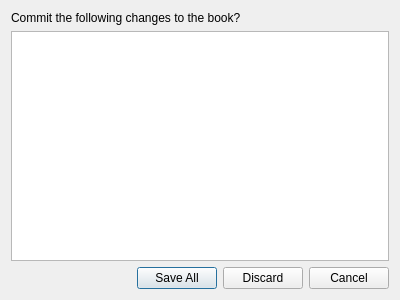
<?xml version="1.0" encoding="UTF-8"?>
<ui version="4.0">
 <class>ChangeDialog</class>
 <widget class="QDialog" name="ChangeDialog">
  <property name="geometry">
   <rect>
    <x>0</x>
    <y>0</y>
    <width>400</width>
    <height>300</height>
   </rect>
  </property>
  <property name="windowTitle">
   <string>Save</string>
  </property>
  <layout class="QGridLayout" name="gridLayout">
   <item row="0" column="0">
    <widget class="QLabel" name="label">
     <property name="text">
      <string>Commit the following changes to the book?</string>
     </property>
    </widget>
   </item>
   <item row="1" column="0">
    <widget class="QTreeView" name="treeView"/>
   </item>
   <item row="2" column="0">
    <widget class="QDialogButtonBox" name="buttonBox">
     <property name="orientation">
      <enum>Qt::Horizontal</enum>
     </property>
     <property name="standardButtons">
      <set>QDialogButtonBox::Cancel|QDialogButtonBox::Discard|QDialogButtonBox::SaveAll</set>
     </property>
    </widget>
   </item>
  </layout>
 </widget>
 <resources/>
 <connections/>
</ui>
